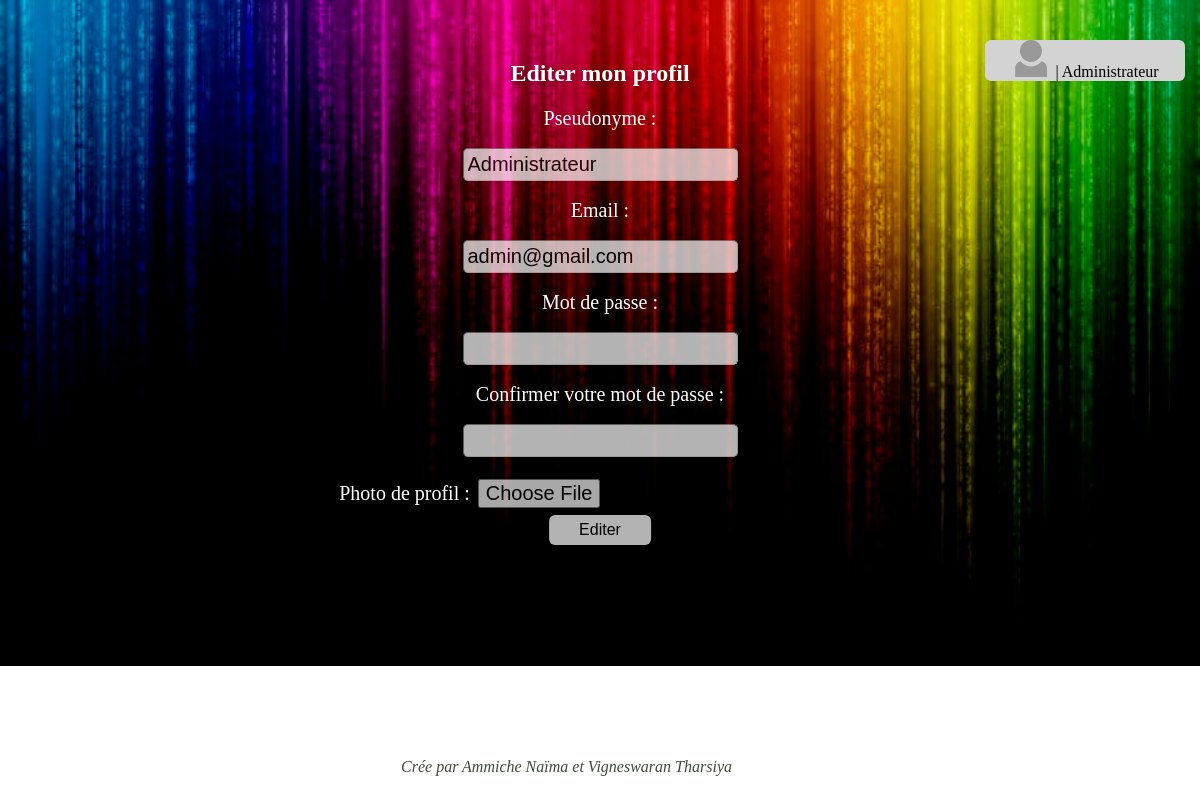
Page /src/php/edition.php (signed in) on the committed database.
### tables this page shows
CREATE TABLE `users` (
  `id` int(11) NOT NULL,
  `pseudo` varchar(255) NOT NULL,
  `email` text NOT NULL,
  `password` text NOT NULL,
  `photo` varchar(255) NOT NULL
);

### src/php/edition.php (the view, shortened to what this page needs)
<?php
include 'accueil.php';
if(isset($_SESSION['id'])){
	$requeteuser = $bdd->prepare("SELECT * FROM users WHERE id = ?");
	$requeteuser->execute(array($_SESSION['id']));
	$infosuer = $requeteuser->fetch();
}
?>
<!DOCTYPE html>
<html>
<head>
	<link rel="stylesheet" type="text/css" href="../css/edition.css">
</head>
<body>
	<h2>Editer mon profil</h2>
	<form method="POST" action="" enctype="multipart/form-data">
		<label for="newpseudo"> Pseudonyme :</label> <br/> <br/>
		<input type="text" name="newpseudo" id="newpseudo" autofocus
		value=
		"<?php echo $infosuer['pseudo'] ?>" />
		<br/> <br/>
		<label for="newemail">Email :</label> <br/> <br/>
		<input type="email" name="newemail" id="newemail"value="<?php echo $infosuer['email'] ?>"/> <br/> <br/>
		<label for="newpassword">Mot de passe :</label> <br/> <br/>
		<input type="password" name="newpassword" id="newpassword"/> <br/> <br/>
		<label for="newcpassword">Confirmer votre mot de passe :</label> <br/> <br/>
		<input type="password" name="newcpassword" id="newcpassword"/> <br/> <br/>
		<label>Photo de profil :</label>
		<input type="file" name="photoProfil"> <br/> <br/>
		<input class="button" type="submit" value="Editer" /> <br/> <br/>
	</form>
</body>
</html>

### src/php/accueil.php (shortened to what this page needs)
<?php
require_once('database.php');
$photo= $bdd->prepare("SELECT * FROM users WHERE id= ?");
$photo->execute(array($_SESSION['id']));
$AffichePhoto = $photo->fetch();
$admin= $bdd->prepare("SELECT * FROM users WHERE pseudo= ?");
$admin->execute(array($AffichePhoto['pseudo']));
?>
<!DOCTYPE html>
<html>
<head>
	<link rel="stylesheet" type="text/css" href="../css/accueil.css">
</head>
<body>
	<nav>
	<ul  class="niveau1" >
		<li>
			<span>
			<img src="membres/photoProfil/<?= $AffichePhoto['photo'] ?>" width="40"/>
			</span>
			| <?= $AffichePhoto['pseudo'] ?>
			<ul>
				<li><a href="pageUnite.php?id=<?= $_SESSION['id'] ?>">Jouer</li>
			</ul>
		</li>
	</ul>
	</nav>
	<footer>Crée par Ammiche Naïma et Vigneswaran Tharsiya</footer>
</body>
</html>

### src/css/accueil.css (style rules this page uses)
footer { position: fixed; bottom: 3%; right: 39%; color: #424A3F; font-style: italic; font-size: 16px; }
nav ul { position: absolute; right: 15px; }
.niveau1, .niveau1 ul { padding:0; margin:0; list-style:none; text-align: center; width: 200px; }
.niveau1 li { background-color: lightgrey; border-radius: 6px; margin-bottom:2px; }
.niveau1 a { display:block; text-decoration: none; color: black; padding: 8px 0; font-size:1.2em }
.niveau1 ul { padding:0; margin:0; list-style:none; text-align: center; }
.niveau1 li li { max-height:0; overflow: hidden; transition: all .5s; border-radius:0; background: lightgrey; box-shadow: none; border:none; margin:0 }
.niveau1 ul li a, .niveau1 li:hover li a { font-size:1em }

### src/css/edition.css (style rules this page uses)
html { background: url(images/fond.jpg) no-repeat; background-size: 100% 110%; }
h2 { text-shadow: 2px 3px 5px rgba(0,0,0,0.3); }
body { margin: 30px; padding: 10px; text-align: center; }
input[type=text], input[type=email], input[type=password], input[type=file] { font-size: 20px; border-width: 1px; padding: 4px; border-color: #d9d9d9; border-radius: 5px; opacity: 0.7; }
h2 { color: white; text-shadow: 2px 3px 5px rgba(0,0,0,0.3); }
label { color: white; font-size: 20px; font-family: cursive; }
input[type=submit] { position: fixed; transform: translate(-50%, -50%); -ms-transform: translate(-50%, -50%); opacity: 0.7; background-color: white; color: black; font-size: 16px; padding: 6px 30px; border: none; cursor: pointer; border-radius: 6px; text-align: center; }

### rows in the picture
users: photo (placeholder picture), pseudo "Administrateur", newpseudo "Administrateur"
